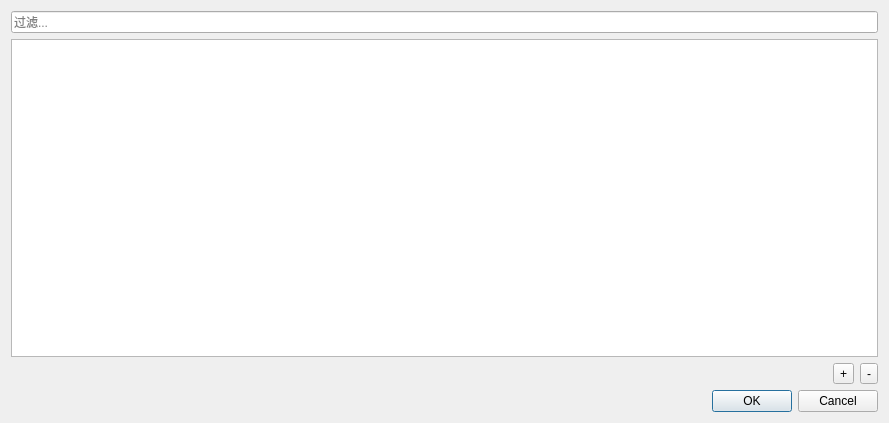
<?xml version="1.0" encoding="UTF-8"?>
<ui version="4.0">
 <class>DialogProbeList</class>
 <widget class="QDialog" name="DialogProbeList">
  <property name="geometry">
   <rect>
    <x>0</x>
    <y>0</y>
    <width>889</width>
    <height>423</height>
   </rect>
  </property>
  <property name="windowTitle">
   <string>探头</string>
  </property>
  <layout class="QVBoxLayout" name="verticalLayout">
   <item>
    <widget class="QLineEdit" name="filter">
     <property name="placeholderText">
      <string>过滤...</string>
     </property>
    </widget>
   </item>
   <item>
    <widget class="QTreeView" name="treeView">
     <property name="contextMenuPolicy">
      <enum>Qt::ActionsContextMenu</enum>
     </property>
     <property name="indentation">
      <number>0</number>
     </property>
     <property name="rootIsDecorated">
      <bool>false</bool>
     </property>
     <property name="sortingEnabled">
      <bool>true</bool>
     </property>
    </widget>
   </item>
   <item>
    <layout class="QHBoxLayout" name="horizontalLayout">
     <item>
      <spacer name="horizontalSpacer">
       <property name="orientation">
        <enum>Qt::Horizontal</enum>
       </property>
       <property name="sizeHint" stdset="0">
        <size>
         <width>298</width>
         <height>20</height>
        </size>
       </property>
      </spacer>
     </item>
     <item>
      <widget class="QToolButton" name="addProbe">
       <property name="text">
        <string>+</string>
       </property>
       <property name="icon">
        <iconset resource="../../../Resources/Resources.qrc">
         <normaloff>:/icons/plus.png</normaloff>:/icons/plus.png</iconset>
       </property>
      </widget>
     </item>
     <item>
      <widget class="QToolButton" name="removeProbe">
       <property name="text">
        <string>-</string>
       </property>
       <property name="icon">
        <iconset resource="../../../Resources/Resources.qrc">
         <normaloff>:/icons/minus.png</normaloff>:/icons/minus.png</iconset>
       </property>
      </widget>
     </item>
    </layout>
   </item>
   <item>
    <widget class="QDialogButtonBox" name="buttonBox">
     <property name="standardButtons">
      <set>QDialogButtonBox::Cancel|QDialogButtonBox::Ok</set>
     </property>
    </widget>
   </item>
  </layout>
  <action name="actionCopy">
   <property name="icon">
    <iconset resource="../../resources/icons/Fatcow.qrc">
     <normaloff>:/fatcow/16x16/page_copy.png</normaloff>:/fatcow/16x16/page_copy.png</iconset>
   </property>
   <property name="text">
    <string>复制</string>
   </property>
   <property name="toolTip">
    <string>复制</string>
   </property>
  </action>
  <action name="actionPaste">
   <property name="icon">
    <iconset resource="../../resources/icons/Fatcow.qrc">
     <normaloff>:/fatcow/16x16/page_add.png</normaloff>:/fatcow/16x16/page_add.png</iconset>
   </property>
   <property name="text">
    <string>粘贴</string>
   </property>
   <property name="toolTip">
    <string>粘贴</string>
   </property>
  </action>
 </widget>
 <resources>
  <include location="../../resources/icons/Fatcow.qrc"/>
  <include location="../../../Resources/Resources.qrc"/>
 </resources>
 <connections>
  <connection>
   <sender>buttonBox</sender>
   <signal>accepted()</signal>
   <receiver>DialogProbeList</receiver>
   <slot>accept()</slot>
   <hints>
    <hint type="sourcelabel">
     <x>444</x>
     <y>402</y>
    </hint>
    <hint type="destinationlabel">
     <x>444</x>
     <y>211</y>
    </hint>
   </hints>
  </connection>
  <connection>
   <sender>buttonBox</sender>
   <signal>rejected()</signal>
   <receiver>DialogProbeList</receiver>
   <slot>reject()</slot>
   <hints>
    <hint type="sourcelabel">
     <x>444</x>
     <y>402</y>
    </hint>
    <hint type="destinationlabel">
     <x>444</x>
     <y>211</y>
    </hint>
   </hints>
  </connection>
 </connections>
</ui>
